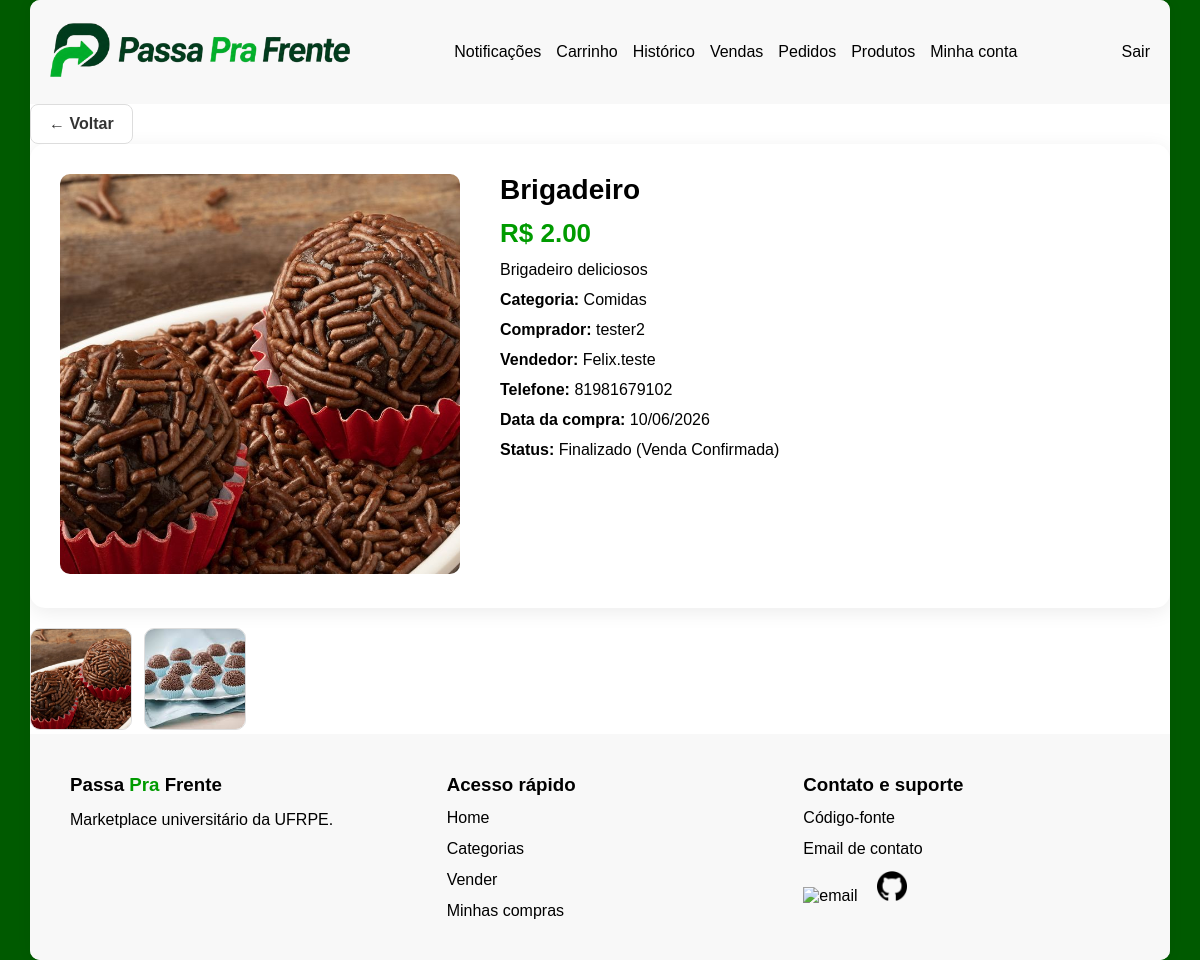
Page /pedidos/historico/detalhe/1/ (signed in) on the committed database.
### produtos/models.py (models this page shows, shortened)
class ImagemProduto(models.Model):
    produto = models.ForeignKey(
        Produto, on_delete=models.CASCADE,
        related_name='imagens'
    )
    imagem = models.ImageField(upload_to='produtos/')

class Produto(models.Model):
    nome = models.CharField(max_length=200)
    descricao = models.TextField()
    preco = models.DecimalField(max_digits=10, decimal_places=2)
    categoria = models.CharField(max_length=50, choices=CATEGORIAS)
    vendido = models.BooleanField(default=False)
    vendedor = models.ForeignKey(
        settings.AUTH_USER_MODEL,
        on_delete=models.CASCADE,
        related_name='produtos'
    )

### pedidos/models.py (models this page shows, shortened)
class Pedido(models.Model):
    STATUS_CHOICES = [
        ('pendente', 'Pendente'),
        ('compra_confirmada', 'Confirmada pelo vendedor'),
        ('aguardando_confirmacao', 'Aguardando confirmação do comprador'),
        ('finalizado', 'Finalizado (Venda Confirmada)'),
        ('cancelamento_solicitado', 'Cancelamento Solicitado pelo Comprador'),
        ('cancelado', 'Cancelado'),
    ]
    produto = models.ForeignKey(Produto, on_delete=models.CASCADE)
    comprador = models.ForeignKey(
        settings.AUTH_USER_MODEL,
        on_delete=models.CASCADE,
        related_name='compras'
    )
    vendedor = models.ForeignKey(
        settings.AUTH_USER_MODEL,
        on_delete=models.CASCADE,
        related_name='vendas'
    )
    status = models.CharField(
        max_length=30,
        choices=STATUS_CHOICES,
        default='pendente'
    )
    criado_em = models.DateTimeField(auto_now_add=True)
    class Meta:
        unique_together = ('produto', 'comprador')

### accounts/models.py (models this page shows, shortened)
class Usuario(AbstractUser):
    email = models.EmailField(unique=True)
    nickname = models.CharField(max_length=50, unique=True)
    telefone = models.CharField(max_length=11)
    dois_fatores = models.BooleanField(default=False)
    email_verificado = models.BooleanField(default=False)
    USERNAME_FIELD = 'email'
    REQUIRED_FIELDS = ['username', 'nickname', 'telefone']

### pedidos/views.py (the view)
# urls.py: path('historico/detalhe/<int:pedido_id>/', DetalheHistoricoView.as_view(), name='detalhe_historico'),
class DetalheHistoricoView(LoginRequiredMixin, View):
    def get(self, request, pedido_id):
        pedido = get_object_or_404(
            Pedido,
            id=pedido_id,
            status__in=['finalizado', 'cancelado', 'cancelamento_solicitado']
        )
        if pedido.comprador != request.user and pedido.vendedor != request.user:
            return redirect('user_menu')
        feedback = getattr(pedido, 'feedback_pedido', None)
        comprador = pedido.comprador == request.user
        return render(request, 'pedidos/detalhe_historico.html',{
        'pedido': pedido,
        'feedback': feedback,
        'comprador': comprador,
        })

### notificacoes/context_processors.py (called while the page is built)
def notificacoes_nao_lidas(request):
        if not request.user.is_authenticated:
            return {'notificacoes_count': 0}
        count = Notificacao.objects.filter(
            usuario=request.user,
            lida=False
        ).count()
        return {'notificacoes_count': count}

### templates/pedidos/detalhe_historico.html (shortened to what this page needs)
{% extends 'base.html' %}
{% load static %}
{% block extra_css %}
    <link rel="stylesheet" href="{% static 'pedidos/detalhe_historico.css' %}">
{% endblock %}
{% block content %}
<main>
    <div class="container">
        {% if comprador %}
            <a href="{% url 'historico_compras' %}" class="back_button">← Voltar</a>
        {% else %}
            <a href="{% url 'historico_vendas' %}" class="back_button">← Voltar</a>
        {% endif %}
        <div class="card">
            <div class="card_imagem">
                    {% with pedido.produto.imagens.first as img %}
                        {% if img %}
                            <img src="{{ img.imagem.url }}" alt="{{ pedido.produto.nome }}">
                        {% else %}
                            <img src="{% static 'accounts/Images/PassaPraFrente_logo.png' %}" alt="Sem imagem">
                        {% endif %}
                    {% endwith %}
            </div>
            <div class="card_info">
                <h1>{{ pedido.produto.nome }}</h1>
                <h2>R$ {{ pedido.produto.preco }}</h2>
                <p>{{ pedido.produto.descricao }}</p>
                <p><b>Categoria:</b> {{ pedido.produto.categoria }}</p>
                <p><b>Comprador:</b> {{ pedido.comprador.nickname }}
                <p><b>Vendedor:</b> {{ pedido.vendedor.nickname }}</p>
                <p><b>Telefone:</b> {{ pedido.vendedor.telefone }}</p>
                <p><b>Data da compra:</b> {{ pedido.criado_em|date:"d/m/Y" }}</p>
                <p><b>Status:</b> {{ pedido.get_status_display }}</p>
            </div>
        </div>
        <div class="galeria">
            {% for img in pedido.produto.imagens.all %}
                <a href="{{ img.imagem.url }}" target="_blank">
                    <img src="{{ img.imagem.url }}" class="miniatura">
                </a>
            {% endfor %}
        </div>
    </div>
</main>
{% endblock %}

### static/base.css (style rules this page uses)
* { margin: 0px; padding: 0px; font-family: Arial, sans-serif; --green1: #009b00; --green-body: #005a00; --white: #ffffff; --grey-button: #e2e2e2bb; --black: #000000; --background1: #f7f7f7dc; }
body { box-sizing: border-box; background-color: var(--green-body); }
.container { max-width: 1140px; margin: auto; }

### static/pedidos/detalhe_historico.css (style rules this page uses)
.card { display: flex; gap: 40px; background: white; border-radius: 15px; padding: 30px; box-shadow: 0 4px 20px rgba(0,0,0,0.08); }
.card_imagem img { width: 400px; height: 400px; object-fit: cover; border-radius: 10px; }
.card_info { flex: 1; display: flex; flex-direction: column; gap: 12px; }
.card_info h1 { font-size: 28px; }
.card_info h2 { color: #009b00; font-size: 26px; }
.back_button { display: inline-flex; align-items: center; gap: 8px; padding: 10px 18px; background: white; color: #333; text-decoration: none; border: 1px solid #ddd; border-radius: 8px; font-weight: 600; transition: .2s; }
.galeria { width: 100%; max-width: 1100px; margin-top: 20px; display: flex !important; flex-direction: row !important; gap: 12px; overflow-x: auto; }
.miniatura { width: 100px; height: 100px; flex-shrink: 0; object-fit: cover; border-radius: 10px; border: 1px solid #ddd; transition: .2s; }

### rows in the picture
ImagemProduto: imagem (picture)
Pedido: produto.nome "Brigadeiro", produto.preco "2.00", produto.descricao "Brigadeiro deliciosos", produto.categoria "Comidas", comprador.nickname "tester2", vendedor.nickname "Felix.teste", vendedor.telefone "81981679102", criado_em "10/06/2026", status "Finalizado (Venda Confirmada)"
ImagemProduto: imagem (picture)
